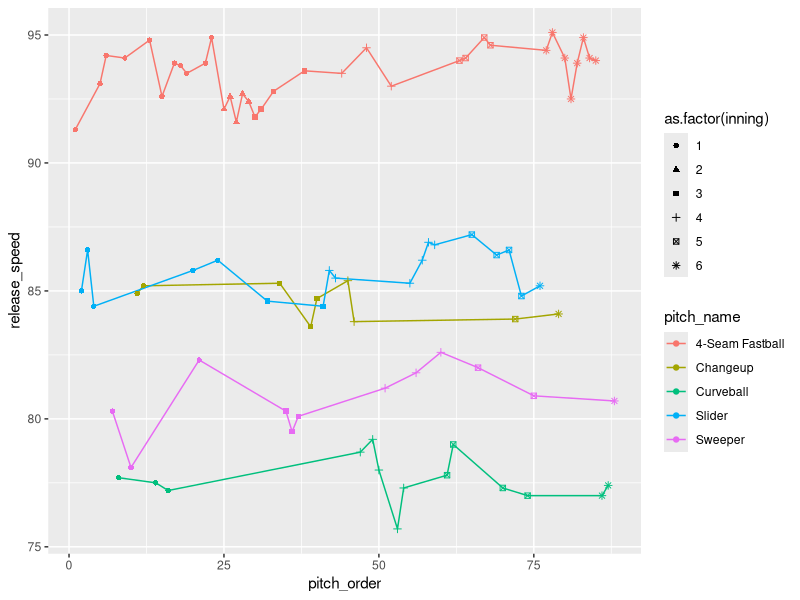

Write the R code that produced this figure.
library(tidyverse)
library(dplyr)
library(ggplot2)

jv_data <- read_csv("data/pitcher_verlander.csv")


jv_data_vis4 <- jv_data %>% select(game_date,game_pk, at_bat_number, release_speed, pitch_number, balls, strikes, inning, outs_when_up, pitch_name, description)

jv_data_vis4a <- jv_data_vis4 %>% filter(game_date =="2025-09-06")%>% group_by(game_pk) %>% mutate(pitch_order = row_number()) %>% ungroup()
  
ggplot(jv_data_vis4a, aes(x = pitch_order,y = release_speed, color = pitch_name, group = pitch_name, shape = as.factor(inning))) + geom_line() + geom_point()
